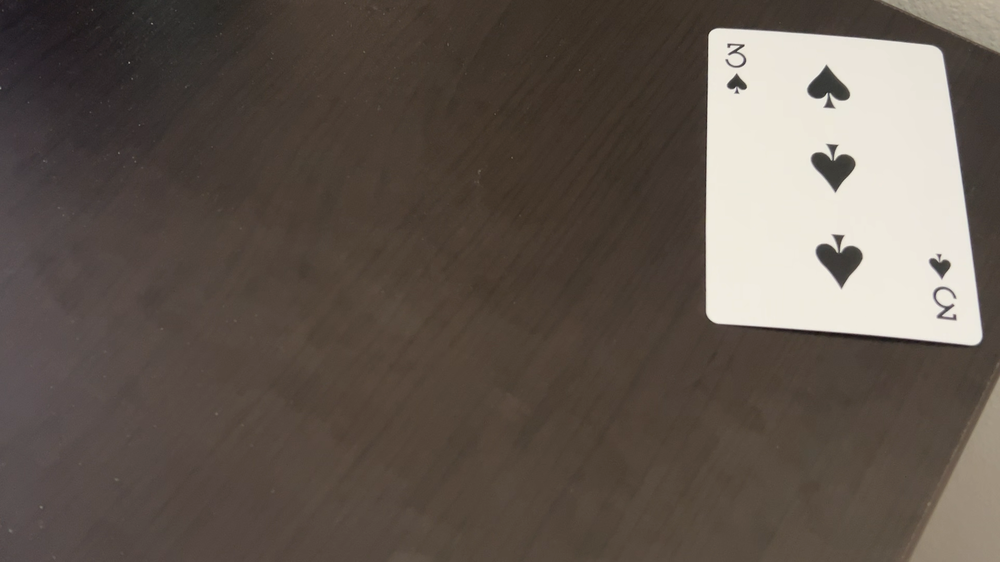
#> input picture photos/train/3S-02.png, 1000 x 562 px, shrunk from 1920 x 1080 before the run
$ python SSDtesting.py   (older library calls are emulated)
#> lines starting #> are read from the running program, lines starting #| are printed output that depends on the picture; after the words box and inside, x2 and y2 are one past the last pixel; in counts of white or black regions, pixels touching at a corner belong together
import cv2
import numpy as np
import matplotlib.pyplot as plt
from skimage import measure
import numpy as np

def crop_card(image_path):
    # Load the image in grayscale
#> called with image_path = 'photos/train/3S-02.png'
    image = cv2.imread(image_path, cv2.IMREAD_GRAYSCALE)
    original_image = cv2.imread(image_path)  # Keep the original color image for displaying results
#> original_image is the input picture: shape (562, 1000, 3); mean B, G, R 79.3, 87.4, 97.7

    # Step 1: Apply Gaussian blur to reduce noise
    blurred_image = cv2.GaussianBlur(image, (5, 5), 0)

    # Step 2: Apply Sobel operator to find edges
    sobel_x = cv2.Sobel(blurred_image, cv2.CV_64F, 1, 0, ksize=3)
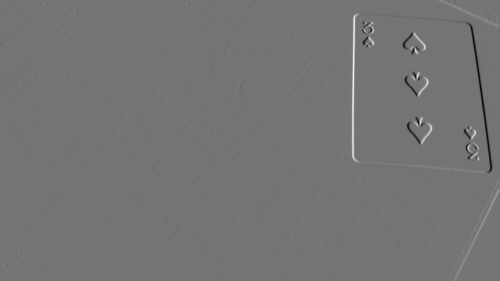
#> sobel_x: shape (562, 1000) float64 (shown at 1/2 size); min -385, max 459, mean 0.2; drawn with min black and max white
    sobel_y = cv2.Sobel(blurred_image, cv2.CV_64F, 0, 1, ksize=3)
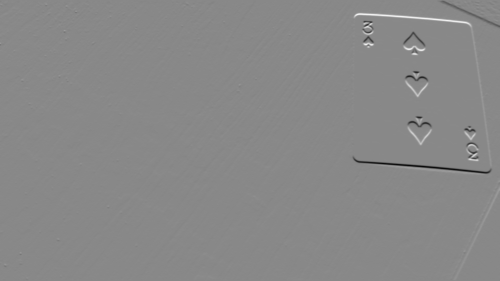
#> sobel_y: shape (562, 1000) float64 (shown at 1/2 size); min -485, max 422, mean 0.3; drawn with min black and max white

    # Combine the Sobel x and y results
    sobel_combined = cv2.magnitude(sobel_x, sobel_y)
    sobel_combined = np.uint8(sobel_combined)

    # Step 3: Threshold the Sobel result to create a binary image
    _, binary_image = cv2.threshold(sobel_combined, 50, 255, cv2.THRESH_BINARY)
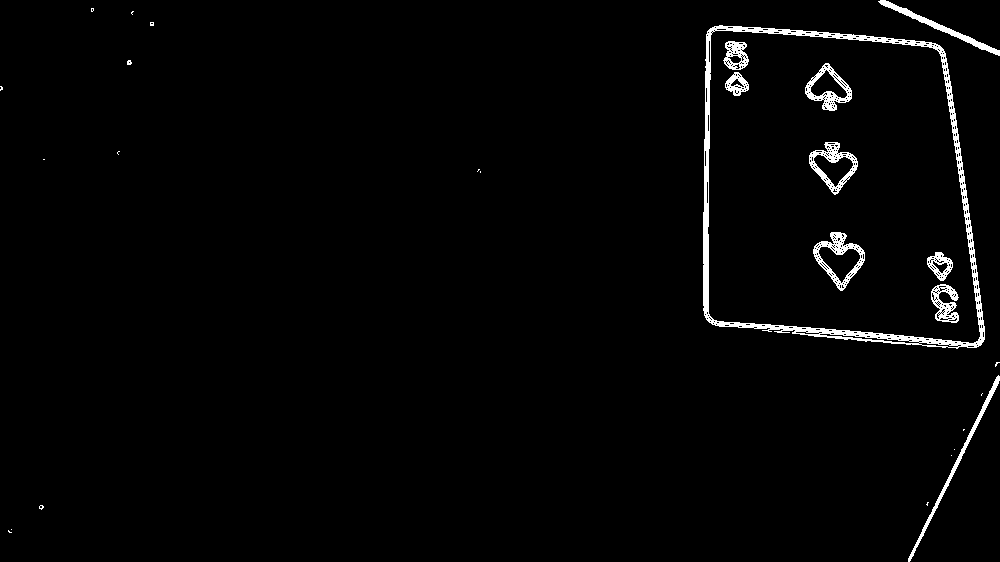
#> binary_image: shape (562, 1000); 2% white; 28 white regions (17 under 20 px)

    # Step 4: Find contours based on the binary Sobel edge map
    contours, _ = cv2.findContours(binary_image, cv2.RETR_EXTERNAL, cv2.CHAIN_APPROX_SIMPLE)
#> contours = 21 contours, 18 with area under 20; largest, box (x1, y1, x2, y2) and area: (703, 25, 985, 349) 79022, (878, 0, 1000, 56) 620, (908, 375, 1000, 562) 594

    # Step 5: Identify the largest contour, assuming it's the card
    if contours:
        largest_contour = max(contours, key=cv2.contourArea)
#> largest_contour = contour of 269 points, box (x1, y1, x2, y2) (703, 25, 985, 349), area 79022

        # Step 6: Calculate the bounding rectangle for cropping
        x, y, w, h = cv2.boundingRect(largest_contour)
#> x = 703; y = 25; w = 282; h = 324

        # Step 7: Crop the card from the original image
        cropped_card = original_image[y:y+h, x:x+w]
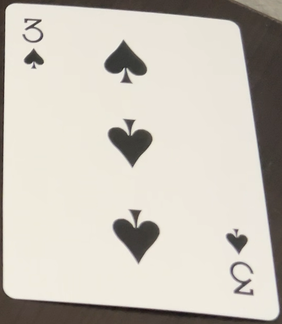
#> cropped_card: shape (324, 282, 3); mean B, G, R 186.9, 196.6, 202.3


        return cropped_card, largest_contour

    else:
        print("No contours detected.")
        return None, None

def classify_card_by_center(cropped_card_image, bounding_boxes):
    """
    Classify card features (Value, Suit, Middle) based on bounding boxes and their distance from the center.

    Parameters:
        cropped_card_image: The cropped card image.
        bounding_boxes: List of bounding boxes (x_min, y_min, x_max, y_max).

    Returns:
        A dictionary with the classified boxes and visualizations.
    """
    if bounding_boxes:
        largest_area = 0
        largest_index = -1

        for i, box in enumerate(bounding_boxes):
            x_min, y_min, x_max, y_max = box
            area = (x_max - x_min) * (y_max - y_min)
            if area > largest_area:
                largest_area = area
                largest_index = i

        # Remove the largest bounding box
        if largest_index != -1:
            bounding_boxes.pop(largest_index)
    # Calculate the center of the card
    card_center_x = cropped_card_image.shape[1] // 2
    card_center_y = cropped_card_image.shape[0] // 2


    # Calculate distances from the center for each box
    def calculate_box_center(box):
        x_min, y_min, x_max, y_max = box
        return ((x_min + x_max) // 2, (y_min + y_max) // 2)

    def calculate_distance_from_center(center):
        return np.sqrt((center[0] - card_center_x)**2 + (center[1] - card_center_y)**2)

    box_distances = []
    for box in bounding_boxes:
        center = calculate_box_center(box)
        distance = calculate_distance_from_center(center)
        box_distances.append((box, center, distance))

    #print(box_distances)
    # Sort boxes by distance from the center (closest to farthest)
    box_distances.sort(key=lambda x: x[2])

    #print(box_distances)

    # Middle box is the closest to the center
    middle_box = box_distances[0][0]
    remaining_boxes = box_distances[1:]  # Exclude the middle box

    # Group boxes into pairs by distance similarity
    # Group boxes into pairs by distance similarity and opposite directions

    def find_adjacent_pairs(boxes, distance_tolerance=30, angle_tolerance=0.05):

        pairs = []
        used_boxes = set()

        def direction_vector(center):
            # Compute direction vector from card center to box center
            return np.array([center[0] - card_center_x, center[1] - card_center_y])

        for i, (box1, center1, dist1) in enumerate(boxes):
            if box1 in used_boxes:
                continue

            best_pair = None
            min_distance_diff = float("inf")

            vec1 = direction_vector(center1)
            vec1_norm = vec1 / np.linalg.norm(vec1)

            for j, (box2, center2, dist2) in enumerate(boxes):
                if i == j or box2 in used_boxes:
                    continue

                # Compute direction vector and normalize
                vec2 = direction_vector(center2)
                vec2_norm = vec2 / np.linalg.norm(vec2)

                # Check if directions are opposite
                cosine_similarity = np.dot(vec1_norm, vec2_norm)
                is_opposite = cosine_similarity < -1 + angle_tolerance

                # Check if distances are similar
                distance_diff = abs(dist1 - dist2)

                if is_opposite and distance_diff <= distance_tolerance and distance_diff < min_distance_diff:
                    min_distance_diff = distance_diff
                    best_pair = box2

            if best_pair:
                pairs.append((box1, best_pair))
                used_boxes.add(box1)
                used_boxes.add(best_pair)

        pairs = list(set(tuple(sorted(pair)) for pair in pairs))

        return pairs

    adjacent_pairs = find_adjacent_pairs(remaining_boxes)
    sorted_pairs = sorted(
            adjacent_pairs,
            key=lambda pair: (
                ((pair[0][0] + pair[0][2]) // 2 - card_center_x) ** 2 +
                ((pair[0][1] + pair[0][3]) // 2 - card_center_y) ** 2 +
                ((pair[1][0] + pair[1][2]) // 2 - card_center_x) ** 2 +
                ((pair[1][1] + pair[1][3]) // 2 - card_center_y) ** 2
            ) ** 0.5
        )


    # Classify the largest pairs as Value, the second-largest as Suit
    value_boxes = adjacent_pairs[0] if len(adjacent_pairs) > 0 else None
    suit_boxes = adjacent_pairs[1] if len(adjacent_pairs) > 1 else None

    # [7 lines of commented-out code are left out]
    # [29 lines left out: function visualize_boxes, not called in this run]

    # [6 lines of commented-out code are left out]

    def detect_red_or_black(image, bounding_box):

        x_min, y_min, x_max, y_max = bounding_box
        cropped_region = image[y_min:y_max, x_min:x_max]

        red_color = np.array([70, 70, 255])  # BGR format
        black_color = np.array([0, 0, 0])


        center_x = (x_min + x_max) // 2
        center_y = (y_min + y_max) // 2
        center_pixel = image[center_y, center_x]

        red_color = np.array([70, 70, 255])  # BGR format
        black_color = np.array([0, 0, 0])

        red_distance = np.linalg.norm(center_pixel - red_color)
        black_distance = np.linalg.norm(center_pixel - black_color)

        return "Red" if red_distance < black_distance else "Black"

    color = detect_red_or_black(cropped_card_image, middle_box)
    #print(color)
    # Return the classified boxes
    #print(value_boxes, suit_boxes)
    return {
        "Value": value_boxes,
        "Suit": suit_boxes,
        "Middle": middle_box,
        "Color": color,
        "Image (Crop)": cropped_card_image
    }

def bounding(cropped_card_image, contour):
    """
    Detect bounding boxes, remove noise, merge close boxes, and display the results.

    Parameters:
        cropped_card_image: Cropped card image.

    Returns:
        - List of valid combined bounding boxes.
    """
    # Convert to grayscale
    cropped_card_gray = cv2.cvtColor(cropped_card_image, cv2.COLOR_BGR2GRAY)

    # Threshold the image
    _, binary_image = cv2.threshold(cropped_card_gray, 150, 255, cv2.THRESH_BINARY_INV)

    # Label the regions
    labels = measure.label(binary_image, connectivity=2)
    properties = measure.regionprops(labels)

    # Step 1: Extract valid bounding boxes
    bounding_boxes = []
    for prop in properties:
        minr, minc, maxr, maxc = prop.bbox
        area = prop.area

        # Skip small/noisy regions
        if not isinstance(area, (int, float)) or area < 40:  # Ensure valid scalar and minimum size
            continue

        bounding_boxes.append((int(minc), int(minr), int(maxc), int(maxr)))


    # Step 2: Merge close bounding boxes manually
    merged_boxes = []
    for box in bounding_boxes:
        minc, minr, maxc, maxr = box
        merged = False

        for i, existing_box in enumerate(merged_boxes):
            e_minc, e_minr, e_maxc, e_maxr = existing_box

            # Check if boxes are close in both horizontal and vertical directions
            if (abs(minc - e_minc) < 30 and abs(minr - e_minr) < 30) or \
               (abs(maxc - e_maxc) < 30 and abs(maxr - e_maxr) < 30):
                # Merge the boxes
                new_minc = min(minc, e_minc)
                new_minr = min(minr, e_minr)
                new_maxc = max(maxc, e_maxc)
                new_maxr = max(maxr, e_maxr)
                merged_boxes[i] = (new_minc, new_minr, new_maxc, new_maxr)
                merged = True
                break

        if not merged:
            merged_boxes.append((minc, minr, maxc, maxr))

    #visualize_boxes(cropped_card_image, "Box", merged_boxes)

    return merged_boxes

# [29 lines left out: function visualize_boxes, not called in this run]

# Example usage
cropped_card_image, card_contour = crop_card('photos/train/3S-02.png')
#> card_contour has the same summary as largest_contour in crop_card
#cropped_card_image, card_contour = crop_card('photos/test/AC-02.png')

if cropped_card_image is not None:
    item = classify_card_by_center(cropped_card_image, bounding(cropped_card_image,card_contour))
#> in bounding, `_, binary_image = cv2.threshold(cropped_card_gray, 150, 255, cv2.THRES..`:
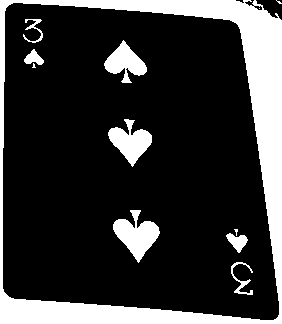
#> binary_image: shape (324, 282); 20.8% white; 12 white regions (4 under 20 px)
#> in bounding, `labels = measure.label(binary_image, connectivity=2)`:
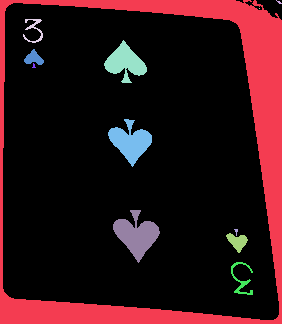
#> labels: shape (324, 282) int64; 13 distinct labels, from 0 to 12; one colour per label, 0 black
#> in bounding, `properties = measure.regionprops(labels)`: properties = 12 regions; largest, box (x1, y1, x2, y2) and area: (0, 0, 282, 324) 14988, (113, 210, 160, 263) 1238, (108, 119, 152, 167) 1057, (104, 40, 147, 83) 917, (226, 233, 248, 253) 236
#> the loop in bounding, `for prop in properties:` made 12 passes
#> (minr, minc, maxr, maxc, area) on passes 1, 4, 5, 6, 8, 9, 11, 12: (0, 0, 324, 282, 14988), (19, 23, 43, 43, 147), (40, 104, 83, 147, 917), (49, 24, 65, 44, 180), (119, 108, 167, 152, 1057), (210, 113, 263, 160, 1238), (233, 226, 253, 248, 236), (262, 231, 295, 253, 203)
#> after the loop in bounding, `for prop in properties:`: bounding_boxes = [(0, 0, 282, 324), (23, 19, 43, 43), (104, 40, 147, 83), (24, 49, 44, 65), (108, 119, 152, 167), (113, 210, 160, 263), (226, 233, 248, 253), (231, 262, 253, 295)]
#> the loop in bounding, `for box in bounding_boxes:` made 8 passes
#> after the loop in bounding, `for box in bounding_boxes:`: merged_boxes = [(0, 0, 282, 324), (104, 40, 147, 83), (24, 49, 44, 65), (108, 119, 152, 167), (113, 210, 160, 263), (226, 233, 248, 253)]
#> in classify_card_by_center, `largest_area = 0`: largest_area = 0
#> the loop in classify_card_by_center, `for i, box in enumerate(bounding_boxes):` made 6 passes
#> (x_min, y_min, x_max, y_max, area, largest_area, largest_index) on pass 1: (0, 0, 282, 324, 91368, 91368, 0)
#> after the loop in classify_card_by_center, `for i, box in enumerate(bounding_boxes):`: largest_area = 91368; largest_index = 0
#> the loop in classify_card_by_center, `for box in bounding_boxes:` made 5 passes
#> (x_min in calculate_box_center, y_min in calculate_box_center, x_max in calculate_box_center, y_max in calculate_box_center, center, distance) on passes 1 to 5: (104, 40, 147, 83, (125, 61), 102.3), (24, 49, 44, 65, (34, 57), 149.9), (108, 119, 152, 167, (130, 143), 21.95), (113, 210, 160, 263, (136, 236), 74.17), (226, 233, 248, 253, (237, 243), 125.6)
#> after the loop in classify_card_by_center, `for box in bounding_boxes:`: box_distances = [((104, 40, 147, 83), (125, 61), 102.3), ((24, 49, 44, 65), (34, 57), 149.9), ((108, 119, 152, 167), (130, 143), 21.95), ((113, 210, 160, 263), (136, 236), 74.17), ((226, 233, 248, 253), (237, 243), 125.6)]
#> in classify_card_by_center, `middle_box = box_distances[0][0]`: middle_box = (108, 119, 152, 167)
#> in classify_card_by_center, `remaining_boxes = box_distances[1:]`: remaining_boxes = [((113, 210, 160, 263), (136, 236), 74.17), ((104, 40, 147, 83), (125, 61), 102.3), ((226, 233, 248, 253), (237, 243), 125.6), ((24, 49, 44, 65), (34, 57), 149.9)]
#> the loop in find_adjacent_pairs, `for i, (box1, center1, dist1) in enumerate(boxes):` made 4 passes
#> (box1, center1, dist1, vec1, vec1_norm) on passes 1, 3: ((113, 210, 160, 263), (136, 236), 74.17, [-5, 74], [-0.0674, 0.998]), ((226, 233, 248, 253), (237, 243), 125.6, [96, 81], [0.764, 0.645])
#> after the loop in find_adjacent_pairs, `for i, (box1, center1, dist1) in enumerate(boxes):`: pairs = [((113, 210, 160, 263), (104, 40, 147, 83)), ((226, 233, 248, 253), (24, 49, 44, 65))]; used_boxes = 4 items
#> in find_adjacent_pairs, `pairs = list(set(tuple(sorted(pair)) for pair in pairs))`: pairs = [((24, 49, 44, 65), (226, 233, 248, 253)), ((104, 40, 147, 83), (113, 210, 160, 263))]
#> in classify_card_by_center, `adjacent_pairs = find_adjacent_pairs(remaining_boxes)`: adjacent_pairs has the same summary as pairs in find_adjacent_pairs
#> in classify_card_by_center, `sorted_pairs = sorted( adjacent_pairs, key=lambda pair: ( ((pair[0][0]..`: sorted_pairs = [((104, 40, 147, 83), (113, 210, 160, 263)), ((24, 49, 44, 65), (226, 233, 248, 253))]
#> in classify_card_by_center, `value_boxes = adjacent_pairs[0] if len(adjacent_pairs) > 0 else None`: value_boxes = ((24, 49, 44, 65), (226, 233, 248, 253))
#> in classify_card_by_center, `suit_boxes = adjacent_pairs[1] if len(adjacent_pairs) > 1 else None`: suit_boxes = ((104, 40, 147, 83), (113, 210, 160, 263))
#> in detect_red_or_black, `x_min, y_min, x_max, y_max = bounding_box`: x_min = 108; y_min = 119; x_max = 152; y_max = 167
#> in detect_red_or_black, `cropped_region = image[y_min:y_max, x_min:x_max]`:
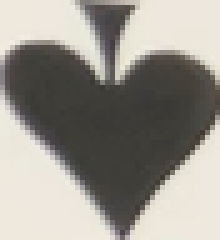
#> cropped_region: shape (48, 44, 3) (shown 5 times larger); mean B, G, R 140.7, 148.3, 151.9
#> in detect_red_or_black, `center_x = (x_min + x_max) // 2`: center_x = 130
#> in detect_red_or_black, `center_y = (y_min + y_max) // 2`: center_y = 143
#> in detect_red_or_black, `center_pixel = image[center_y, center_x]`: center_pixel = [55, 59, 61]
#> in detect_red_or_black, `red_distance = np.linalg.norm(center_pixel - red_color)`: red_distance = 194.9
#> in detect_red_or_black, `black_distance = np.linalg.norm(center_pixel - black_color)`: black_distance = 101.1
#> in classify_card_by_center, `color = detect_red_or_black(cropped_card_image, middle_box)`: color = 'Black'
#> item = 5 items
